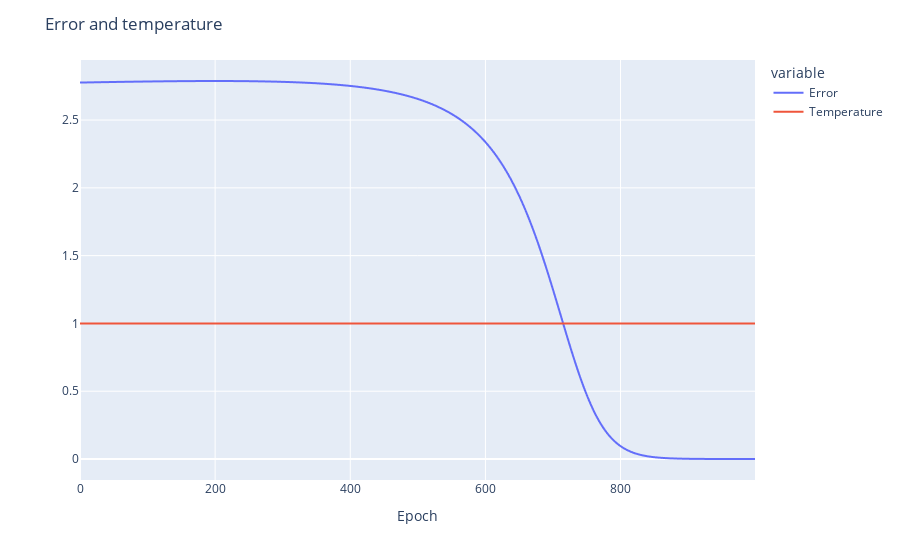

Here is the notebook cell this chart was saved with:
### Code cell
fig = px.line(df_model_history[["Error","Temperature"]])
fig.update_layout(title="Error and temperature",
                   xaxis_title='Epoch',
                   yaxis_title='',
                   hovermode='x unified')
fig.write_html("Error and temperature.html")
fig.write_image("error_temperature.png")
fig.show()

### Figure 1 — Plotly figure (JSON) as saved in the notebook; plotly's stock layout.template omitted (floating-point values rounded to 4 significant figures; data arrays with more than 128 entries replaced by an {"elided": "..."} marker saying what was removed)
{"data": [{"hovertemplate": "variable=Error<br>index=%{x}<br>value=%{y}<extra></extra>", "legendgroup": "Error", "line": {"color": "#636efa", "dash": "solid"}, "marker": {"symbol": "circle"}, "mode": "lines", "name": "Error", "showlegend": true, "type": "scattergl", "x": {"elided": "1000 int values"}, "xaxis": "x", "y": {"elided": "1000 float values"}, "yaxis": "y"}, {"hovertemplate": "variable=Temperature<br>index=%{x}<br>value=%{y}<extra></extra>", "legendgroup": "Temperature", "line": {"color": "#EF553B", "dash": "solid"}, "marker": {"symbol": "circle"}, "mode": "lines", "name": "Temperature", "showlegend": true, "type": "scattergl", "x": {"elided": "1000 int values"}, "xaxis": "x", "y": {"elided": "1000 int values"}, "yaxis": "y"}], "layout": {"hovermode": "x unified", "legend": {"title": {"text": "variable"}, "tracegroupgap": 0}, "margin": {"t": 60}, "title": {"text": "Error and temperature"}, "xaxis": {"anchor": "y", "domain": [0, 1], "title": {"text": "Epoch"}}, "yaxis": {"anchor": "x", "domain": [0, 1], "title": {"text": ""}}}}
